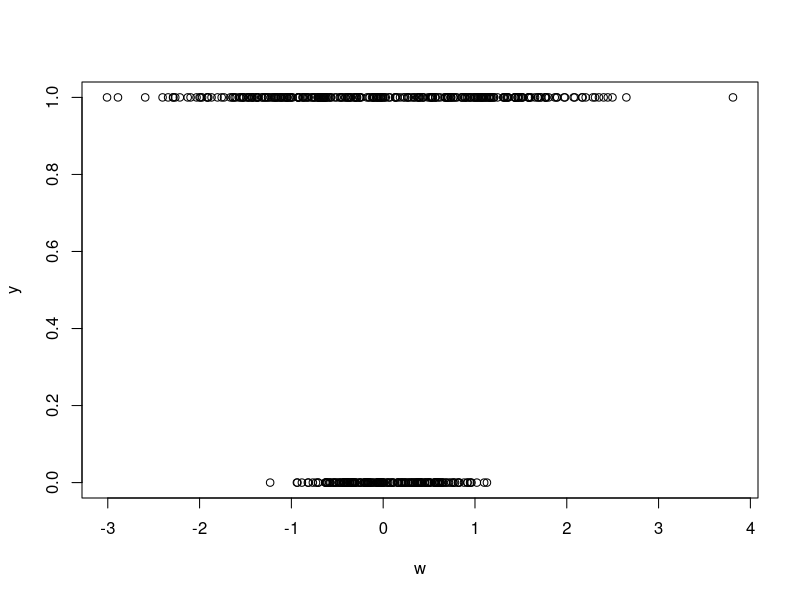
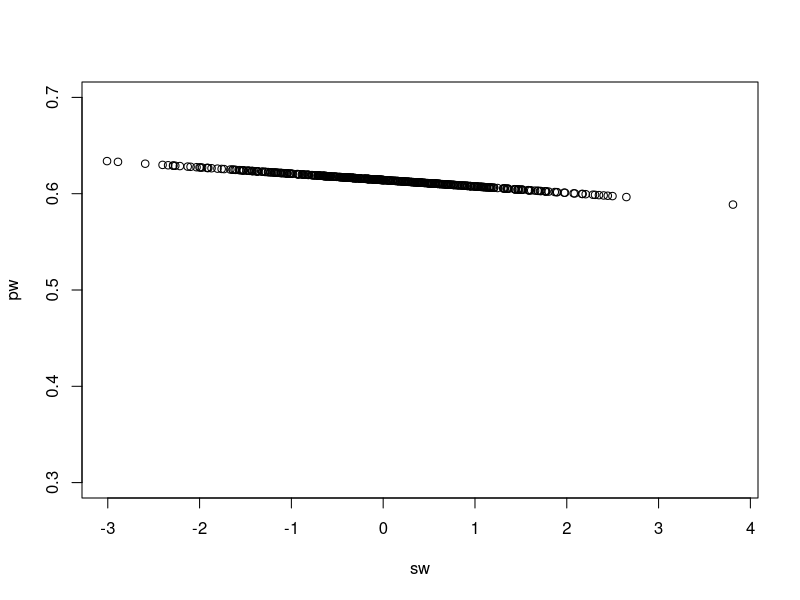
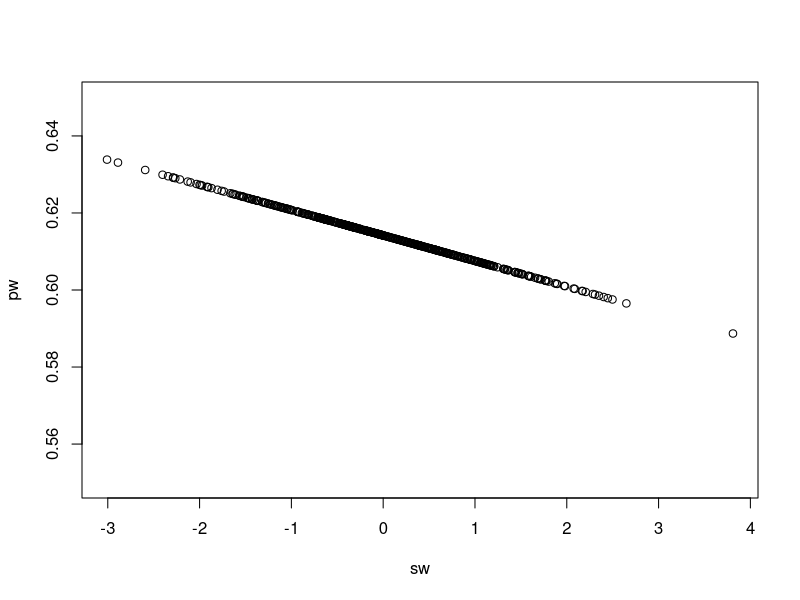
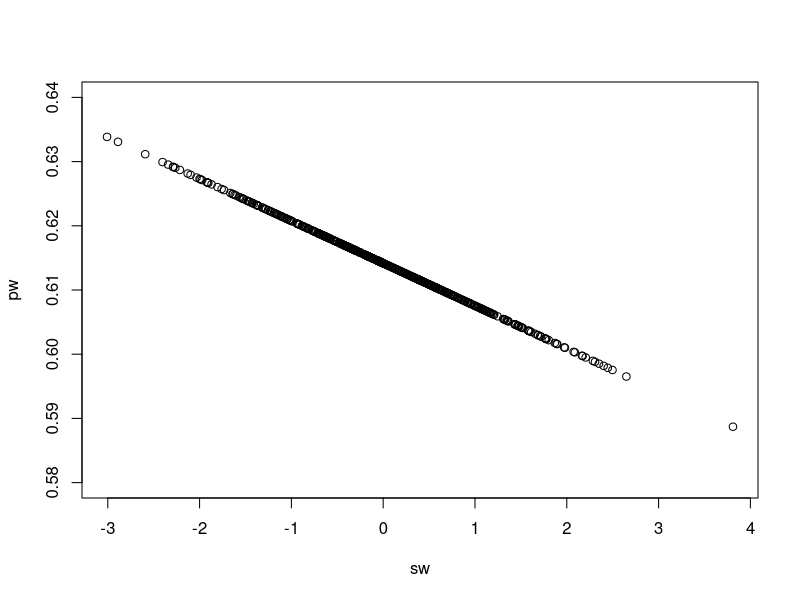
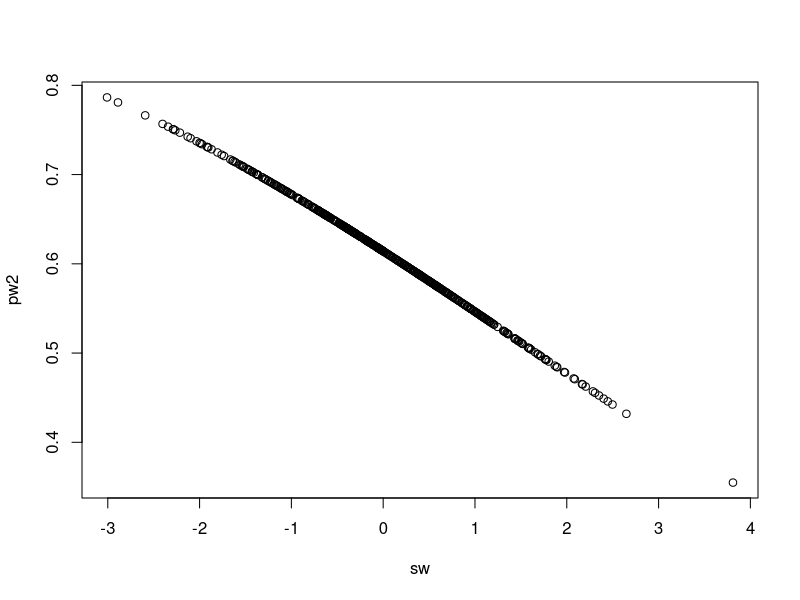
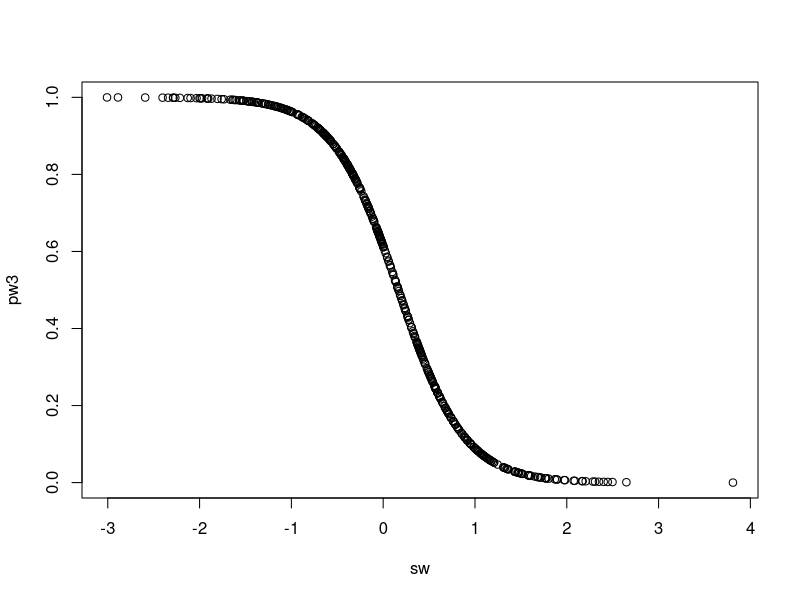
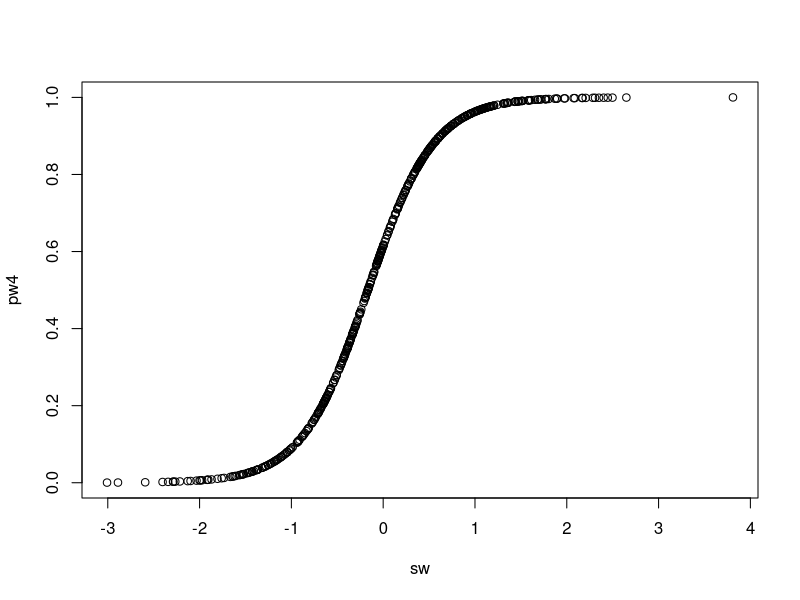
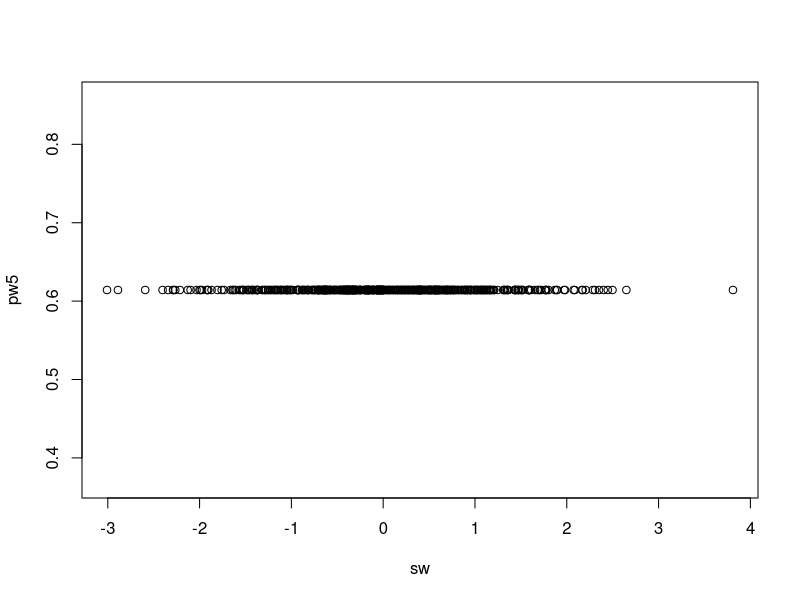

Reproduce these figures in R, in order.
## ---- chunk 1
set.seed(1)
w = rnorm(500) 
z = rnorm(500) 
w2 = w^2 
x = (-1 + 3*w2 - 1*z) 
p = exp(x) / (1 + exp(x)) 
y = rbinom(500, size=1, prob=p)
df <- data.frame(y,w)
## ---- chunk 2
# fit y vs w
fit <- glm(y~w, family = "binomial")

#모형기술
summary(fit)
fit
#f(w)=0.46488-0.02789w
# 해석: w가 한 단위 증가하면 f(w) (score)가 0.02789만큼 감소한다

#p(w)=p(y=1|w)을 w를 x축으로 하여 그려라
plot(w,y) #w값이 정렬이 안되어 있음
sw <- sort(w)

fw <- 0.46488 -0.02789*sw 
pw <- 1/(1+exp(-fw))

plot(sw,pw, ylim=c(0.3,0.7))
plot(sw,pw, ylim=c(0.55,0.65))
plot(sw,pw, ylim=c(0.58,0.64))
#점점 직선에서 휘어짐
# w의 계수가 작음(거의 영향이 없음)

fw2 <- 0.46488 -0.2789*sw 
pw2 <- 1/(1+exp(-fw2))
plot(sw,pw2)


fw3 <- 0.46488 -2.789*sw 
pw3 <- 1/(1+exp(-fw3))
plot(sw,pw3)

fw4 <- 0.46488 +2.789*sw  #부호 +
pw4 <- 1/(1+exp(-fw4))
plot(sw,pw4)

#w의 효과가 있다 없다 생각할때 계수가 0인것을 가정
#절편만 있는 모형
#p(w) 확률이 상수로 됌

fw5 <- 0.46488 -0*sw 
pw5 <- 1/(1+exp(-fw5))
plot(sw,pw5)

#w가 커지면 서서히 증가하다 급격히 증가하다 다시 서서히

#절편만 모형을 돌리는거
fit2 <- glm(y ~ 1, family = "binomial")
#모형 f(w)= 0.4642, w에 상관없이 항상 0.4642, w는 영향을 못 미침
log(307/193)
#0.4642 = log(307/193)
#log((307/500) <- p(y=1) /(193/500) <-p(y=0) 로그오즈비


#예측 yhat 1 if p(w)>=0.5  yhat 0 if p(w)<0.5   0.5는 cut-off, threshold
#  yhat 0    1
# y    
# 0   정분류      193
# 1       정분류  307
#                 500

#정분류말고 오분류되는 자료가 상당할 것이라고 예상
# (w값이 작을거라고 예상되니깐)


fw <- 0.46488 -0.02789*w 
pw <- 1/(1+exp(-fw))
yhat <- ifelse(pw>0.5,1,0)
table(y,yhat) #0으로 예측 되는게 없음
range(pw) #확률이 다 0.5보다 큼

yhat2 <- ifelse(pw>0.6,1,0)
table(y,yhat2) 

## ---- chunk 3
data(iris)
 iris2 = subset(iris, Species !="virginica")
 iris2$Species = factor(iris2$Species)
 plot(iris2)
 fit <- glm(Species~Petal.Length, 
            family="binomial", data=iris2)
x <- iris$Species
fx <- -96.12 +39.07*iris2$Petal.Length 
pw <- 1/(1+exp(-fx))
yhat <- ifelse(pw>0.5,1,0)
table(iris2$Species,yhat)
data.frame(iris2$Species,yhat)
